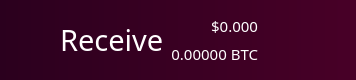
          <widget class="QFrame" name="NavBar">
           <property name="sizePolicy">
            <sizepolicy hsizetype="Preferred" vsizetype="Preferred">
             <horstretch>0</horstretch>
             <verstretch>0</verstretch>
            </sizepolicy>
           </property>
           <property name="minimumSize">
            <size>
             <width>0</width>
             <height>80</height>
            </size>
           </property>
           <property name="maximumSize">
            <size>
             <width>16777215</width>
             <height>80</height>
            </size>
           </property>
           <property name="layoutDirection">
            <enum>Qt::LeftToRight</enum>
           </property>
           <property name="autoFillBackground">
            <bool>false</bool>
           </property>
           <property name="styleSheet">
            <string notr="true">background: QLinearGradient(x1: 0, y1: 0, x2: 1, y2: 0, stop: 0 #2b001e, stop: 1 #480027);
border:0;
</string>
           </property>
           <property name="frameShape">
            <enum>QFrame::StyledPanel</enum>
           </property>
           <property name="frameShadow">
            <enum>QFrame::Raised</enum>
           </property>
           <layout class="QHBoxLayout" name="horizontalLayout_3">
            <property name="spacing">
             <number>6</number>
            </property>
            <property name="leftMargin">
             <number>60</number>
            </property>
            <property name="topMargin">
             <number>0</number>
            </property>
            <property name="rightMargin">
             <number>60</number>
            </property>
            <property name="bottomMargin">
             <number>0</number>
            </property>
            <item>
             <widget class="QLabel" name="label_2">
              <property name="sizePolicy">
               <sizepolicy hsizetype="Preferred" vsizetype="Preferred">
                <horstretch>0</horstretch>
                <verstretch>0</verstretch>
               </sizepolicy>
              </property>
              <property name="font">
               <font>
                <family>NoirLight</family>
                <pointsize>22</pointsize>
               </font>
              </property>
              <property name="autoFillBackground">
               <bool>false</bool>
              </property>
              <property name="styleSheet">
               <string notr="true">color:white;
background-color: rgba(255, 255, 255,0);</string>
              </property>
              <property name="text">
               <string>Receive</string>
              </property>
              <property name="indent">
               <number>0</number>
              </property>
             </widget>
            </item>
            <item>
             <layout class="QVBoxLayout" name="verticalLayout_5">
              <item>
               <widget class="QLabel" name="priceUSD">
                <property name="font">
                 <font>
                  <family>NoirMedium</family>
                  <pointsize>11</pointsize>
                  <weight>50</weight>
                  <bold>false</bold>
                 </font>
                </property>
                <property name="styleSheet">
                 <string notr="true">background-color: rgb(0,0,0,0);
color: white;</string>
                </property>
                <property name="text">
                 <string>$0.000</string>
                </property>
                <property name="alignment">
                 <set>Qt::AlignBottom|Qt::AlignRight|Qt::AlignTrailing</set>
                </property>
               </widget>
              </item>
              <item>
               <widget class="QLabel" name="priceBTC">
                <property name="font">
                 <font>
                  <family>NoirLight</family>
                  <pointsize>11</pointsize>
                  <weight>50</weight>
                  <bold>false</bold>
                 </font>
                </property>
                <property name="styleSheet">
                 <string notr="true">background-color: rgb(0,0,0,0);
color: white;</string>
                </property>
                <property name="text">
                 <string>0.00000 BTC</string>
                </property>
                <property name="alignment">
                 <set>Qt::AlignRight|Qt::AlignTop|Qt::AlignTrailing</set>
                </property>
               </widget>
              </item>
             </layout>
            </item>
            <item>
             <widget class="QPushButton" name="pushButton">
              <property name="maximumSize">
               <size>
                <width>50</width>
                <height>80</height>
               </size>
              </property>
              <property name="styleSheet">
               <string notr="true">background: rgb(0,0,0,0);</string>
              </property>
              <property name="text">
               <string/>
              </property>
              <property name="icon">
               <iconset resource="../bitcoin.qrc">
                <normaloff>:/icons/Exports_45</normaloff>:/icons/Exports_45</iconset>
              </property>
              <property name="iconSize">
               <size>
                <width>70</width>
                <height>70</height>
               </size>
              </property>
             </widget>
            </item>
           </layout>
          </widget>
